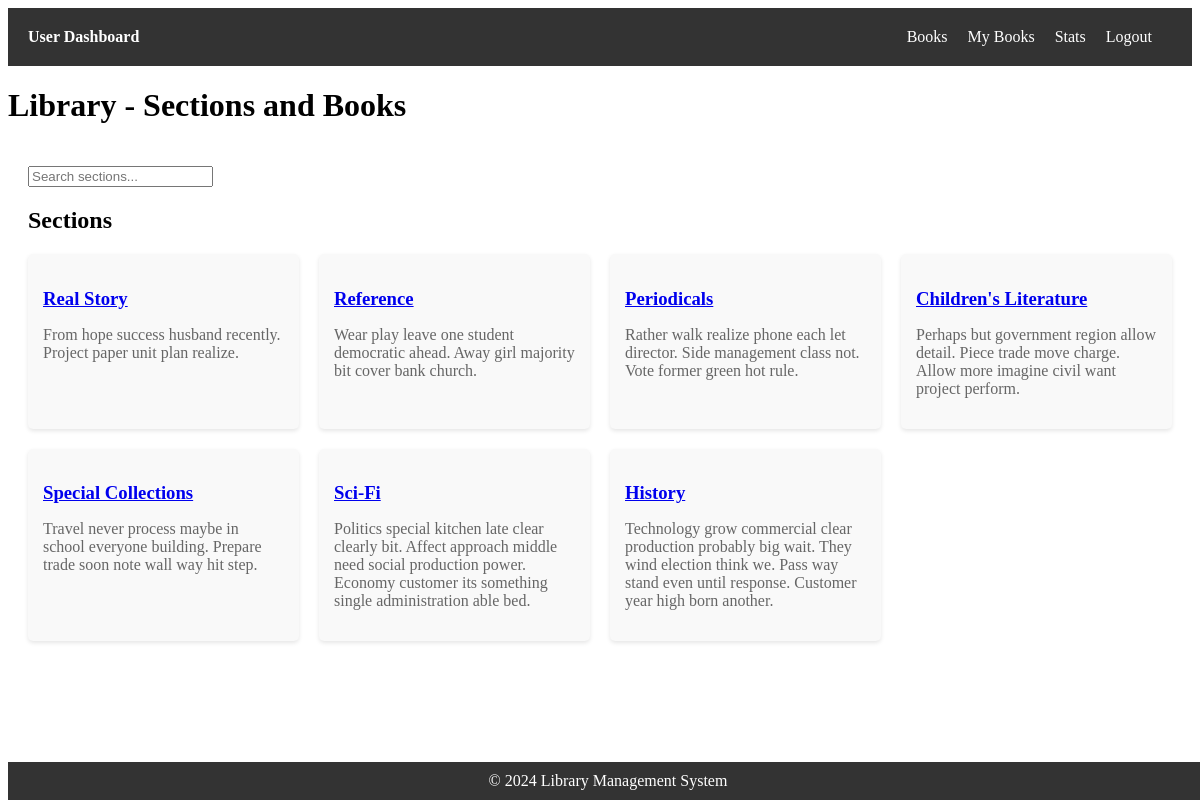
/view_sections (signed in), run on the app's committed database.
### application/models.py (models this page shows, shortened)
class Section(db.Model):
    id = db.Column(db.Integer, primary_key=True)
    name = db.Column(db.String(100), nullable=False, unique=True)
    description = db.Column(db.Text, nullable=True)
    image = db.Column(db.String(255), nullable=True)  # Image URL or file path
    date_added = db.Column(db.DateTime, nullable=False, default=db.func.current_timestamp())
    books = relationship('Book', back_populates='section')

### application/routes.py (the view)
@app.route('/view_sections')
@login_required
def view_sections():
    sections = Section.query.all()
    return render_template('user/view_sections.html', sections=sections)

### application/routes.py (called while the page is built)
@login_manager.user_loader
def load_user(user_id):
    return User.query.get(int(user_id))

### templates/user/view_sections.html (shortened to what this page needs)
<!DOCTYPE html>
<html lang="en">
<head>
    <link rel="stylesheet" href="{{ url_for('static', filename='librarian_nav.css') }}">
    <link rel="stylesheet" href="{{ url_for('static', filename='user/view_sections.css') }}">
    <link rel="stylesheet" href="{{ url_for('static', filename='footer.css') }}">
</head>
<body>
    <header>
        <nav>
            <ul>
                <li><a href="{{ url_for('user_dashboard') }}" class="dashboard-link">User Dashboard</a></li>
                <li class="navbar-right"><a href="{{ url_for('logout') }}">Logout</a></li>
                <li class="navbar-right"><a href="{{ url_for('librarian_statistics') }}">Stats</a></li>
                <li class="navbar-right"><a href="{{ url_for('my_books') }}">My Books</a></li>
                <li class="navbar-right"><a href="{{ url_for('view_sections') }}">Books</a></li>
            </ul>
        </nav>
    </header>
    <div>
        <h1>Library - Sections and Books</h1>
    </div>
    <section class="sections-list">
        <div class="search-filter">
            <input type="text" id="search-input" placeholder="Search sections...">
        </div>
        <h2>Sections</h2>
        <div class="sections-container">
            {% for section in sections %}
            <div class="section-container">
                <h3><a href="{{ url_for('view_books', section_id=section.id) }}">{{ section.name }}</a></h3>
                <p>{{ section.description }}</p>
            </div>
            {% endfor %}
        </div>
    </section>
</body>
<footer>
    <p>&copy; 2024 Library Management System</p>
</footer>
</html>

### static/librarian_nav.css (style rules this page uses)
header { background-color: #333; color: #fff; padding: 20px; }
nav ul { list-style-type: none; margin: 0; padding: 0; }
nav ul li { display: inline; margin-right: 20px; }
nav ul li a { color: #fff; text-decoration: none; }
nav ul li a.dashboard-link { font-weight: bold; }
.navbar-right { float: right; }

### static/user/view_sections.css (style rules this page uses)
.sections-list { padding: 20px; }
.search-filter { margin-bottom: 20px; }
.sections-container { display: grid; grid-template-columns: repeat(auto-fit, minmax(250px, 1fr)); gap: 20px; }
.section-container { background-color: #f9f9f9; padding: 15px; border-radius: 5px; box-shadow: 0 2px 4px rgba(0, 0, 0, 0.1); }
.section-container h3 { margin-bottom: 10px; }
.section-container p { color: #666; }

### static/footer.css (style rules this page uses)
footer { background-color: #333; color: #fff; text-align: center; padding: 10px 0; position: fixed; bottom: 0; width: 100%; }
footer p { margin: 0; }

### data on the page
Section: name "Real Story", description "From hope success husband recently. Project paper unit plan realize."
Section: name "Reference", description "Wear play leave one student democratic ahead. Away girl majority bit cover bank church."
Section: name "Periodicals", description "Rather walk realize phone each let director. Side management class not. Vote former green hot rule."
Section: name "Children's Literature", description "Perhaps but government region allow detail. Piece trade move charge. Allow more imagine civil want project perform."
Section: name "Special Collections", description "Travel never process maybe in school everyone building. Prepare trade soon note wall way hit step."
Section: name "Sci-Fi", description "Politics special kitchen late clear clearly bit. Affect approach middle need social production power. Economy customer its something single administration able bed."
Section: name "History", description "Technology grow commercial clear production probably big wait. They wind election think we. Pass way stand even until response. Customer year high born another."
